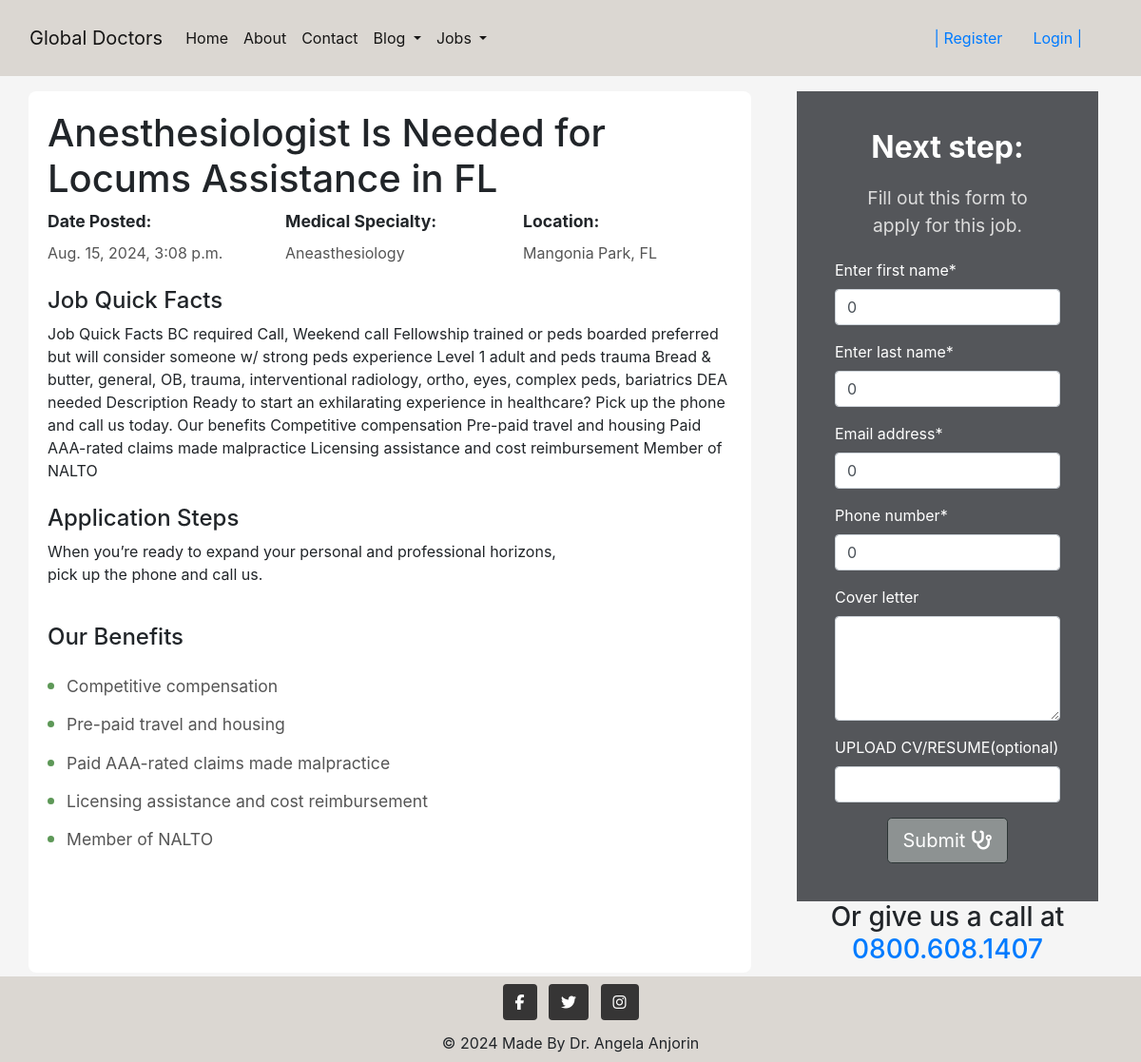
The page /jobs/anesthesiologist-is-needed-for-locums-assistance-in-fl/ on the database its author committed.
### jobs/models.py (models this page shows, shortened)
class Job(models.Model):
    title = models.CharField(max_length=200, unique=True)
    slug = models.SlugField(max_length=200, unique=True)
    author = models.ForeignKey(
    CustomUser, on_delete=models.CASCADE, related_name="job_posts")
    speciality = models.ForeignKey(Speciality, on_delete=models.PROTECT, default=4)
    location = models.CharField(max_length=100, unique=True)
    start_date = models.DateField()
    end_date = models.DateField()
    created_on = models.DateTimeField(auto_now_add=True)
    description = models.TextField()
    status = models.IntegerField(choices=STATUS, default=0)
    updated_on = models.DateTimeField(auto_now=True)
    stars = models.PositiveIntegerField(
        default=3,
        validators=[
            MinValueValidator(1),
            MaxValueValidator(5)]
    )
    class Meta:
        ordering = ["-created_on"]

class Speciality(models.Model):
    class Meta:
        verbose_name_plural = 'Specialities'
    name = models.CharField(max_length=30, unique=True)
    def __str__(self):
        return self.name

### jobs/views.py (the view)
# urls.py: path('jobs/<slug:slug>/', views.job_detail_view, name='job_detail'),
def job_detail_view(request, slug):
    job = get_object_or_404(Job, slug=slug)
    if request.method == 'POST':
        form = JobApplicationForm(request.POST, request.FILES)
        if form.is_valid():
            try:
                application = form.save(commit=False)
                application.job = job
                application.applicant = request.user
                application.save()
                messages.success(request, "Your application has been submitted. We will reach out to you shortly!")
                return redirect('job_detail', slug=slug)
            except IntegrityError:
                messages.error(request, "You have already applied for this job.")
                return redirect('job_detail', slug=slug)
    else:
        form = JobApplicationForm()
    return render(
        request,
        'jobs/job_detail.html',
        {'job': job,
        'form': form
        }
    )

### jobs/forms.py (shortened to what this page needs)
class JobApplicationForm(forms.ModelForm):
    class Meta:
        model = JobApplication
        fields = [
            'applicant_first_name',
            'applicant_last_name',
            'applicant_email',
            'applicant_phone',
            'cover_letter',
            'cv']
        widgets = {
            'cover_letter' : forms.Textarea(attrs={'rows':4}),
        }
        labels = {
            'applicant_first_name': "Enter first name",
            'applicant_last_name': "Enter last name",
            'applicant_email': "Email address",
            'applicant_phone': "Phone number",
            'cover_letter':"Cover letter",
            'cv': "UPLOAD CV/RESUME(optional)",
        }
    def __init__(self, *args, **kwargs):
        self.job = kwargs.pop('job', None)
        self.user = kwargs.pop('user', None)
        super().__init__(*args, **kwargs)
        if self.job:
            self.fields['cv'].required =False

### blog/views.py (called while the page is built)
def category_list(request):
    category_list = Category.objects.exclude(name='other')
    context = {
        "category_list": category_list,
    }
    return context

### jobs/views.py (called while the page is built)
def speciality_list(request):
    speciality_list = Speciality.objects.exclude(name='other')
    context = {
        'speciality_list': speciality_list
    }
    return context

### jobs/templates/jobs/job_detail.html (shortened to what this page needs)
{% extends "base.html" %}
{% load static %}
{% block content %}
{% load crispy_forms_tags %}
<div class="container">
    <div class="row">
        <div class="col-lg-8 col-md-7 job-detail">
            <h1>{{ job.title }}</h1>
            <div class="row">
                <div class="col-md-4 col-12 quick-fact">
                    <label>Date Posted:</label><br>
                    <span>{{ job.created_on }}</span>
                </div>
                <div class="col-md-4 col-12 quick-fact">
                    <label>Medical Specialty:</label><br>
                    <span>{{ job.speciality }}</span>
                </div>
                <div class="col-md-4 col-12 quick-fact">
                    <label>Location:</label><br>
                    <span>{{ job.location }}</span>
                </div>
            </div>
            <br>
            <h4>Job Quick Facts</h4>
            <div>{{ job.description }}</div>
            <br>
            <h4 class="forza dark-grey">Application Steps</h4>
            <div>
                <p>When you’re ready to expand your personal and professional horizons, <br>pick up the phone and call us.</p>
            </div>
            <br>
            <h4>Our Benefits</h4>
            <ul class="benefits-list">
                <li>Competitive compensation</li>
                <li>Pre-paid travel and housing</li>
                <li>Paid AAA-rated claims made malpractice</li>
                <li>Licensing assistance and cost reimbursement</li>
                <li>Member of NALTO</li>
            </ul>
        </div>
        <div class="col-lg-4 col-md-5 d-none d-md-block pl-5 form-column">
            <div class="form-container">
                <h2 class="text-center">Nex<span>t</span> s<span>t</span>ep:</h2>
                <p class="text-center">Fill out this form to<br>apply for this job.</p>
                <form method="POST" enctype="multipart/form-data">
                    {{ form|crispy }}
                    <div class="text-center">
                        <button id="submitButton" type="submit" class="btn btn-signup btn-lg">
                            Submit <i class="fa fa-stethoscope"></i>
                        </button>
                    </div>
                </form>
            </div>
            <h3 class="text-center">Or give us a call at
                <a class="text-center h3 m-auto" href="#">0800.608.1407</a>
            </h3>
        </div>
    </div>
</div>
{% endblock %}

### static/css/style.css (style rules this page uses)
body { background-color: whitesmoke; }
ul { list-style: none; }
button, [type="button"] { border: none; }
.btn-signup, .btn-edit { background-color: #8d9292; color: #fff; border-color:#2d3636; }
.job-detail { margin-top: 10px; padding: 20px; background-color: #fff; border-radius: 8px; }
.job-detail .quick-fact label { font-weight: bold; font-size: 1.1em; }
.job-detail .quick-fact span { font-size: 1em; color: #555; }
.benefits-list { list-style-type: disc; padding-left: 20px; margin-top: 20px; color: #333; }
.benefits-list li { margin-bottom: 10px; font-size: 1.1em; color: #555; }
.benefits-list li::marker { color: #5d9857; font-size: 1.2em; }
.form-column { margin-top: 10px; }
.form-container { padding: 40px; width: 100%; max-width: 320px; color:#fff; margin-left: auto; margin-right: auto; background-color: #54565a; }
.form-container h2 { font-size: 2em; font-weight: bold; color: #fff; margin-bottom: 20px; }
.form-container p { font-size: 1.2em; color: #ddd; }
.text-center { text-align: center; }
.h3 { font-size: 1.75rem; }
form { margin-top: 20px; }

### rows shown on the page
Job: title "Anesthesiologist Is Needed for Locums Assistance in FL", created_on "Aug. 15, 2024, 3:08 p.m.", speciality "Aneasthesiology", location "Mangonia Park, FL", description "Job Quick Facts BC required Call, Weekend call Fellowship trained or peds boarded preferred but will consider someone w/ strong peds experience Level 1 adult and peds trauma Bread & butter, general, OB, trauma, interventional radiology, ortho, eyes, complex peds, bariatrics DEA needed Description Ready to start an exhilarating experience in healthcare? Pick up the phone and call us today. Our benefits Competitive compensation Pre-paid travel and housing Paid AAA-rated claims made malpractice Licensing assistance and cost reimbursement Member of NALTO"
